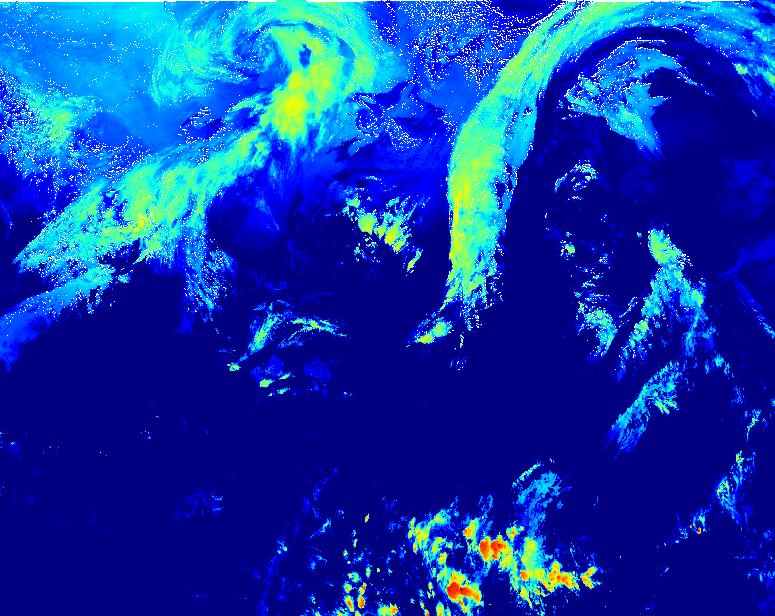
#> input picture my_plot.jpg, 775 x 616 px
$ python tracking_algorithm.py
#> lines starting #> are read from the running program, lines starting #| are printed output that depends on the picture
import numpy as np
import matplotlib.pyplot as plt
import matplotlib.colors as mcolors
from PIL import Image

# Load the pre-calculated DAV array
dav_array = np.load("dav_values.npy")
#> (reads dav_values.npy from the repository)

# Load the JPEG image as a background
background_image = Image.open("my_plot.jpg")
#> background_image is the input picture: PIL image 775x616 RGB; mean R, G, B 16.3, 56, 167.9

# Set threshold values
dav_threshold = 3100  # Adjust this threshold as needed

# Define a function to perform tracking
def track_clusters(dav_array, threshold):
#> called with threshold = 3100
    height, width = dav_array.shape
    visited = np.zeros((height, width), dtype=bool)
    clusters = []

    def dfs(x, y):
        cluster = []
        stack = [(x, y)]

        while stack:
            x, y = stack.pop()
            if visited[x, y]:
                continue
            visited[x, y] = True
            cluster.append((x, y))

            neighbors = [(1, 0), (-1, 0), (0, 1), (0, -1)]
            for dx, dy in neighbors:
                new_x, new_y = x + dx, y + dy
                if 0 <= new_x < height and 0 <= new_y < width and not visited[new_x, new_y] and dav_array[new_x, new_y] >= threshold:
                    stack.append((new_x, new_y))

        return cluster

    for x in range(height):
        for y in range(width):
            if not visited[x, y] and dav_array[x, y] >= threshold:
                new_cluster = dfs(x, y)
                if len(new_cluster) > 0:
                    clusters.append(new_cluster)

    return clusters

# Perform tracking
tracked_clusters = track_clusters(dav_array, dav_threshold)

# Print the tracked clusters (you can modify this to store or visualize the results)
for idx, cluster in enumerate(tracked_clusters):
    print(f"Cluster {idx+1}: {cluster}")

# Create a figure with two subplots
fig, axs = plt.subplots(1, 2, figsize=(12, 6))
# Overlay tracked clusters on the DAV map
def overlay_clusters_on_dav_map(ax, dav_values, clusters):
    cmap = 'jet'
    norm = mcolors.Normalize(vmin=np.min(dav_values), vmax=np.max(dav_values))

    ax.imshow(dav_values, cmap=cmap, norm=norm, origin='upper')
    ax.axis('off')
    ax.set_title('DAV Map')

    # Plot the clusters as points or markers with circles
    for cluster in clusters:
        x_coords, y_coords = zip(*cluster)
        cluster_center_x = np.mean(x_coords)
        cluster_center_y = np.mean(y_coords)
        cluster_radius = max(np.ptp(x_coords), np.ptp(y_coords)) / 2
        circle = plt.Circle((cluster_center_y, cluster_center_x), cluster_radius, color='red', fill=False, lw=1)
        ax.add_patch(circle)

# Overlay tracked clusters on the flipped JPEG image
def overlay_clusters_on_image(ax, background_image, clusters):
    img_array = np.array(background_image)
    ax.imshow(img_array, origin='upper')  # Ensure origin is 'upper' for consistency
    ax.axis('off')
    ax.set_title('Clusters on Image')

    # Plot the clusters as points or markers with circles
    for cluster in clusters:
        x_coords, y_coords = zip(*cluster)
        cluster_center_x = np.mean(x_coords)
        cluster_center_y = np.mean(y_coords)
        cluster_radius = max(np.ptp(x_coords), np.ptp(y_coords)) / 2
        circle = plt.Circle((cluster_center_y, cluster_center_x), cluster_radius, color='red', fill=False, lw=1)
        ax.add_patch(circle)

# Overlay and visualize the tracked clusters on both the DAV map and the flipped JPEG image
overlay_clusters_on_dav_map(axs[0], dav_array, tracked_clusters)
overlay_clusters_on_image(axs[1], background_image, tracked_clusters)

plt.tight_layout()
plt.show()
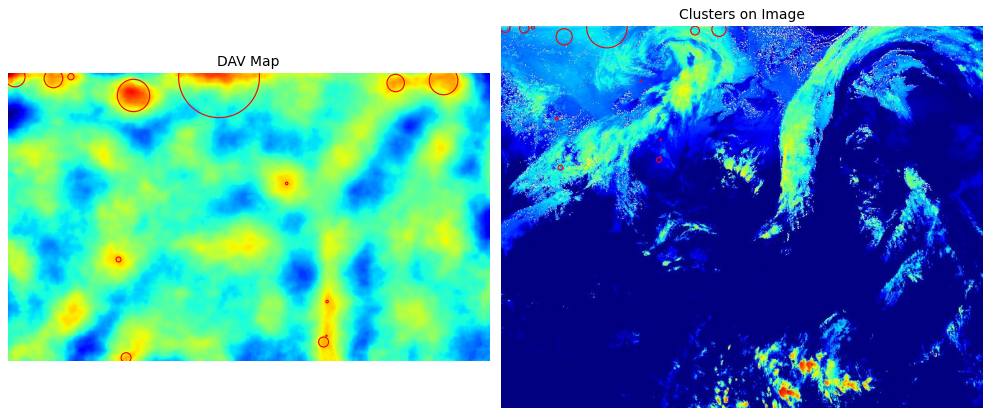
#> figure drawn by matplotlib, 2 panels
